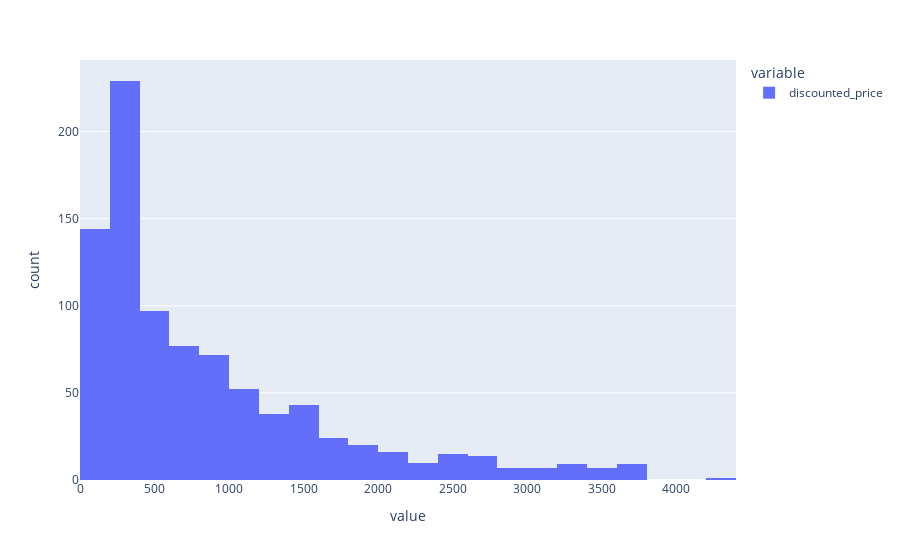

Source (notebook cell):
### Code cell
px.histogram(df['discounted_price'])

### Figure 1 — Plotly figure (JSON) as saved in the notebook; plotly's stock layout.template omitted (floating-point values rounded to 4 significant figures; data arrays with more than 128 entries replaced by an {"elided": "..."} marker saying what was removed)
{"data": [{"alignmentgroup": "True", "bingroup": "x", "hovertemplate": "variable=discounted_price<br>value=%{x}<br>count=%{y}<extra></extra>", "legendgroup": "discounted_price", "marker": {"color": "#636efa", "pattern": {"shape": ""}}, "name": "discounted_price", "offsetgroup": "discounted_price", "orientation": "v", "showlegend": true, "type": "histogram", "x": {"elided": "891 float values"}, "xaxis": "x", "yaxis": "y"}], "layout": {"barmode": "relative", "legend": {"title": {"text": "variable"}, "tracegroupgap": 0}, "margin": {"t": 60}, "xaxis": {"anchor": "y", "domain": [0, 1], "title": {"text": "value"}}, "yaxis": {"anchor": "x", "domain": [0, 1], "title": {"text": "count"}}}}
